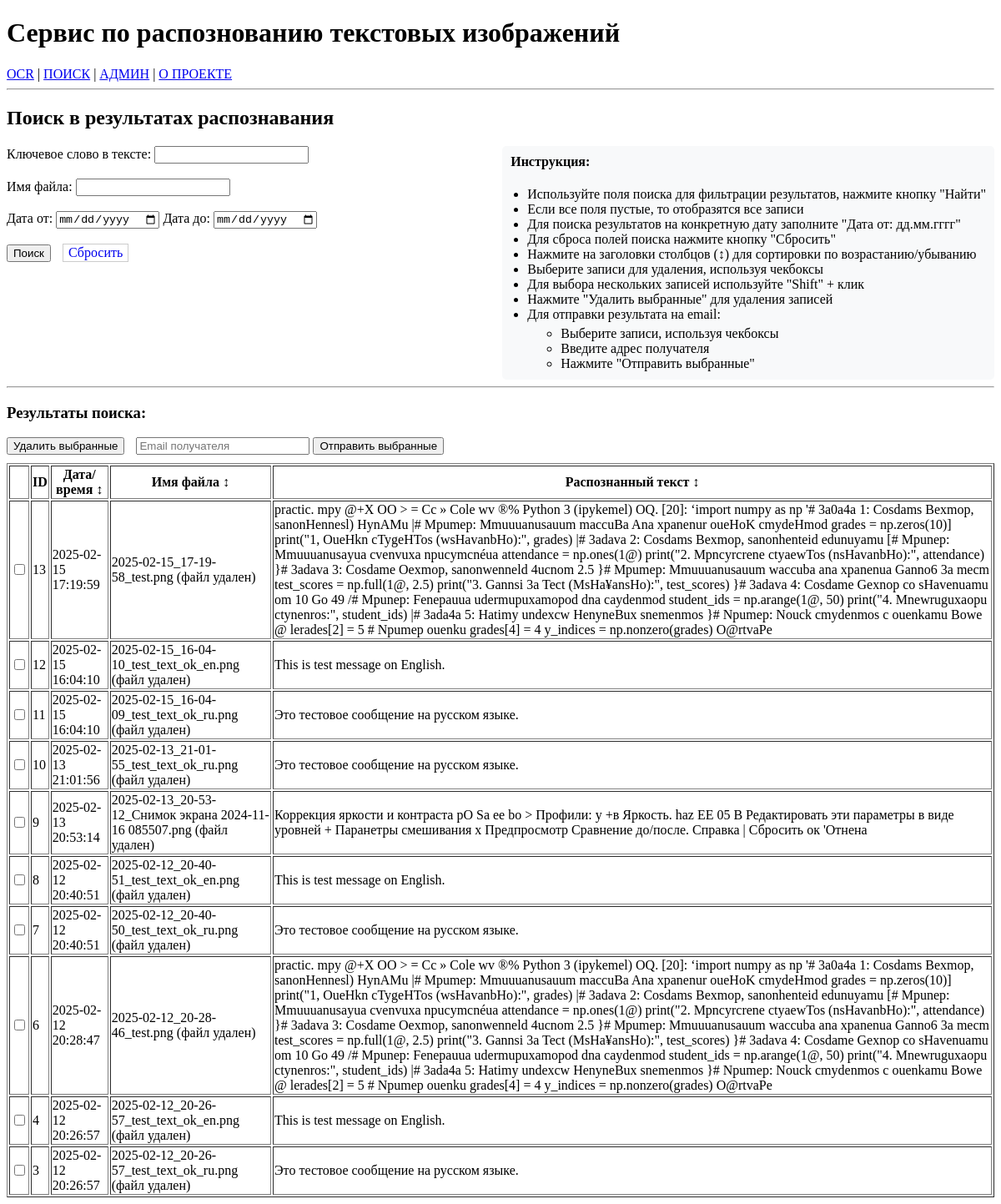
Page /records/ on the earlier database version.
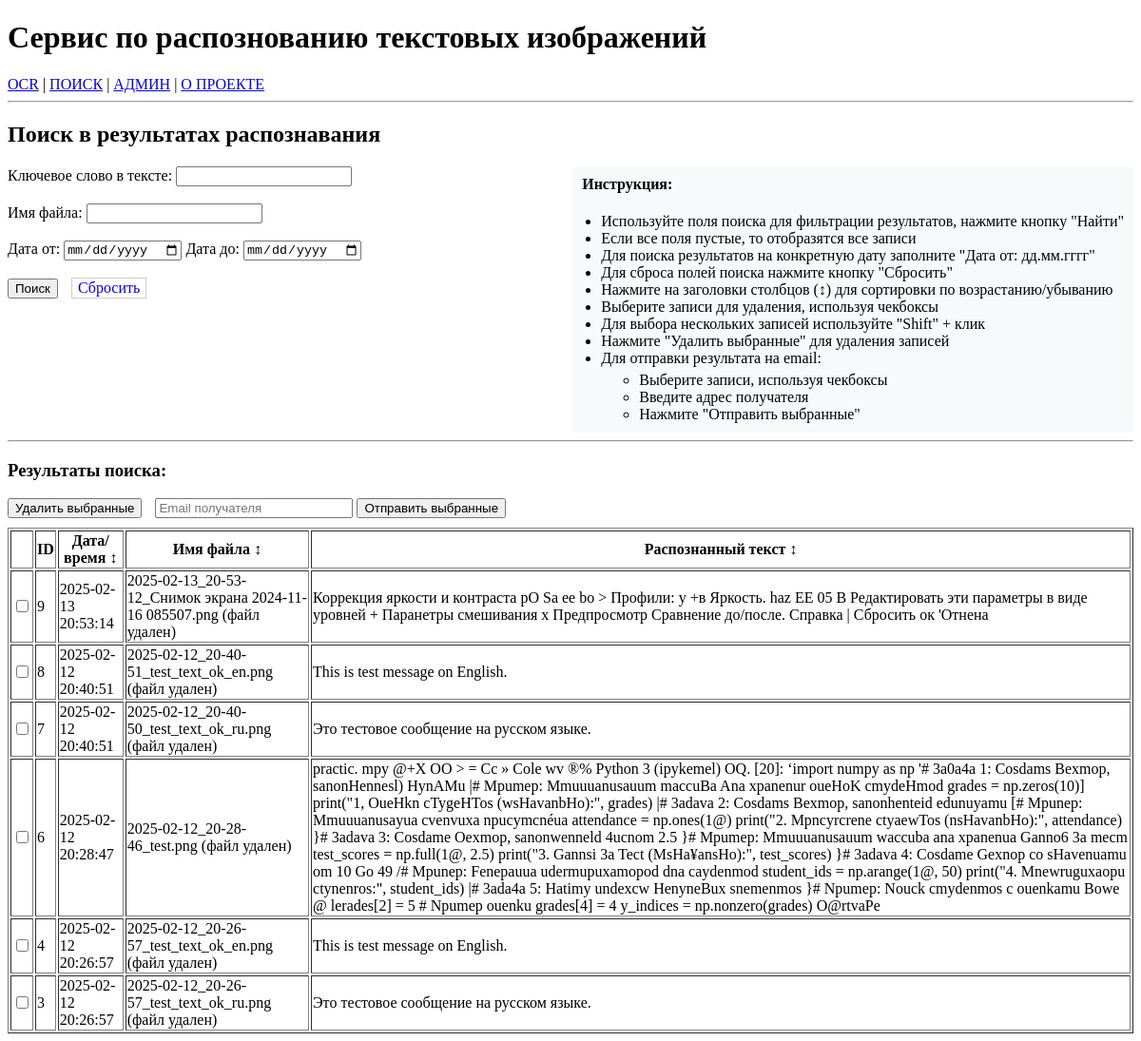
Same page on the later database version.
### repository/repository.py (models this page shows, shortened)
class OcrData(Base):
    __tablename__ = 'ocr_data'
    id = Column(Integer, primary_key=True)  # Автоинкремент по умолчанию
    date_time = Column(DateTime, default=datetime.now)
    file_name = Column(String)
    ocr_txt = Column(String)
    status = Column(String)

### app/main.py (the view)
@app.get("/records/")              # <-- Обратите внимание на слеш в конце
async def records_page(
    request: Request,
    keyword: Optional[str] = None,
    filename: Optional[str] = None,
    date_from: Optional[str] = None,
    date_to: Optional[str] = None
):
    date_from_obj = datetime.strptime(date_from, '%Y-%m-%d') if date_from else None
    date_to_obj = datetime.strptime(date_to, '%Y-%m-%d') if date_to else None
    if any([keyword, filename, date_from, date_to]):
        data = repository.search_documents(
            keyword=keyword,
            filename=filename,
            date_from=date_from_obj,
            date_to=date_to_obj
        )
    else:
        data = repository.get_all()
    for item in data:
        if item['file_name'].startswith('repository/files/'):
            item['file_exists'] = Path(item['file_name']).exists()
    return templates.TemplateResponse(
        "search.html",
        {
            "request": request,
            "data": data,
            "keyword": keyword,
            "filename": filename,
            "date_from": date_from,
            "date_to": date_to
        }
    )

### app/templates/search.html (shortened to what this page needs)
{% extends "base.html" %}
{% block content %}
<h2>Поиск в результатах распознавания</h2>
<form action="/records/" method="get">
    <div style="display: flex; justify-content: space-between; align-items: start;">
        <div class="search-form">
            <label for="keyword">Ключевое слово в тексте:</label>
            <input type="text" id="keyword" name="keyword" value="{{ keyword or '' }}" />
            <br><br>
            <label for="filename">Имя файла:</label>
            <input type="text" id="filename" name="filename" value="{{ filename or '' }}" />
            <br><br>
            <label for="date_from">Дата от:</label>
            <input type="date" id="date_from" name="date_from" value="{{ date_from or '' }}" />
            <label for="date_to">Дата до:</label>
            <input type="date" id="date_to" name="date_to" value="{{ date_to or '' }}" />
            <br><br>
            <button type="submit">Поиск</button>
            <a href="/records/" class="button" style="text-decoration: none; padding: 1px 6px; border: 1px solid #ccc; display: inline-block; margin-left: 10px;">Сбросить</a>
        </div>
        <div class="instructions" style="margin-left: 40px; padding: 10px; background-color: #f8f9fa; border-radius: 5px;">
            <h4 style="margin-top: 0;">Инструкция:</h4>
            <ul style="margin: 0; padding-left: 20px;">
                <li>Используйте поля поиска для фильтрации результатов, нажмите кнопку "Найти"</li>
                <li>Если все поля пустые, то отобразятся все записи</li>
                <li>Для поиска результатов на конкретную дату заполните "Дата от: дд.мм.гггг"</li>
                <li>Для сброса полей поиска нажмите кнопку "Сбросить"</li>
                <li>Нажмите на заголовки столбцов (↕) для сортировки по возрастанию/убыванию</li>
                <li>Выберите записи для удаления, используя чекбоксы</li>
                <li>Для выбора нескольких записей используйте "Shift" + клик</li>
                <li>Нажмите "Удалить выбранные" для удаления записей</li>
                <li>Для отправки результата на email:
                    <ul style="margin-top: 5px;">
                        <li>Выберите записи, используя чекбоксы</li>
                        <li>Введите адрес получателя</li>
                        <li>Нажмите "Отправить выбранные"</li>
                    </ul>
                </li>
            </ul>
        </div>
    </div>
</form>
<hr>
<h3>Результаты поиска:</h3>
{% if data %}
<div id="result">
    <div style="margin-bottom: 10px;">
        <button onclick="deleteSelected()" style="margin-right: 10px;">Удалить выбранные</button>
        <input type="email" id="toEmail" placeholder="Email получателя" style="width: 200px;">
        <button onclick="sendSelectedToEmail()">Отправить выбранные</button>
    </div>
    <table border="1">
        <tr>
            <th></th>
            <th>ID</th>
            <th style="cursor: pointer;" onclick="sortTable(1)">Дата/время ↕</th>
            <th style="cursor: pointer;" onclick="sortTable(2)">Имя файла ↕</th>
            <th style="cursor: pointer;" onclick="sortTable(3)">Распознанный текст ↕</th>
        </tr>
        {% for item in data %}
        <tr>
            <td><input type="checkbox" class="record-checkbox" value="{{ item.id }}"></td>
            <td>{{ item.id }}</td>
            <td>{{ item.date_time }}</td>
            <td>
                {% if item.file_name != "--" %}
                    {% if item.file_name.startswith('repository/files/') %}
                        {% if item.file_exists %}
                            <a href="/static/{{ item.file_name }}" target="_blank" title="Открыть изображение">{{ item.file_name.split('/')[-1] }}</a>
                        {% else %}
                            {{ item.file_name.split('/')[-1] }} (файл удален)
                        {% endif %}
                    {% else %}
                        {{ item.file_name }}
                    {% endif %}
                {% else %}
                    {{ item.file_name }}
                {% endif %}
            </td>
            <td>{{ item.ocr_txt }}</td>
        </tr>
        {% endfor %}
    </table>
</div>
{% else %}
<p>Нет данных.</p>
{% endif %}
{% endblock %}

### app/templates/base.html (shortened to what this page needs)
<!DOCTYPE html>
<html>
<head>
</head>
<body>
    <div class="container">
        <header>
            <h1>Сервис по распознованию текстовых изображений</h1>
        </header>
        <nav>
            <a href="/">OCR</a> |
            <a href="/records/">ПОИСК</a> |
            <a href="/admin">АДМИН</a> |
            <a href="/about/">О ПРОЕКТЕ</a>
        </nav>
        <hr>
        {% block content %}{% endblock %}
    </div>
</body>
</html>

Differences in the rows shown:
removed OcrData: id "13", date_time "2025-02-15 17:19:59", file_name "2025-02-15_17-19-58_test.png", ocr_txt "practic. mpy @+X OO > = Cc » Cole wv ®% Python 3 (ipykemel) OQ. [20]: ‘import numpy as np '# 3a0a4a 1: Cosdams Bexmop, sanonHennesl) HynAMu |# Mpumep: Mmuuuanusauum maccuBa Ana xpanenur oueHoK cmydeHmod grades = np.zeros(10)] print(\"1, OueHkn cTygeHTos (wsHavanbHo):\", grades) |# 3adava 2: Cosdams Bexmop, sanonhenteid edunuyamu [# Mpunep: Mmuuuanusayua cvenvuxa npucymcnéua attendance = np.ones(1@) print(\"2. Mpncyrcrene ctyaewTos (nsHavanbHo):\", attendance) }# 3adava 3: Cosdame Oexmop, sanonwenneld 4ucnom 2.5 }# Mpumep: Mmuuuanusauum waccuba ana xpanenua Ganno6 3a mecm test_scores = np.full(1@, 2.5) print(\"3. Gannsi 3a Tect (MsHa¥ansHo):\", test_scores) }# 3adava 4: Cosdame Gexnop co…"
removed OcrData: id "12", date_time "2025-02-15 16:04:10", file_name "2025-02-15_16-04-10_test_text_ok_en.png", ocr_txt "This is test message on English."
removed OcrData: id "11", date_time "2025-02-15 16:04:10", file_name "2025-02-15_16-04-09_test_text_ok_ru.png", ocr_txt "Это тестовое сообщение на русском языке."
removed OcrData: id "10", date_time "2025-02-13 21:01:56", file_name "2025-02-13_21-01-55_test_text_ok_ru.png", ocr_txt "Это тестовое сообщение на русском языке."
